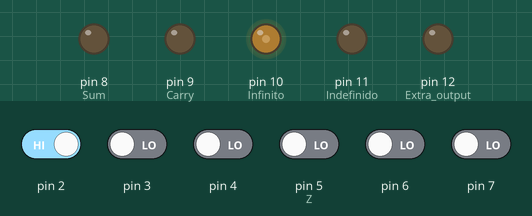
A sketch run on a simulated Arduino Uno, built with avr-gcc and run on an emulated ATmega328P. Parts: output pins drawn as LEDs (lit = HIGH). The inputs (shaded band) are chosen by the test bench; at power-on: pin 2 HIGH, pin 3, pin 4, pin 5 (Z), pin 6, pin 7 LOW.

Above: at 1.2 s.
1.3 s: pin 6 driven HIGH
At 2.1 s:
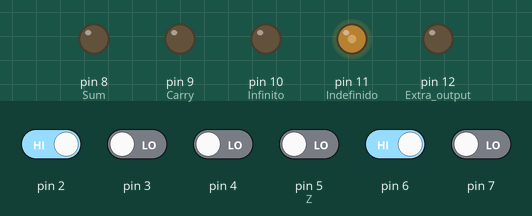
2.8 s: pin 2 driven LOW
At 3.7 s:
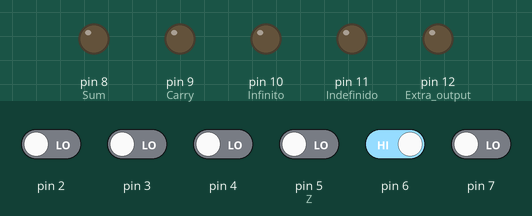
4.3 s: pin 4 driven HIGH
At 4.9 s:
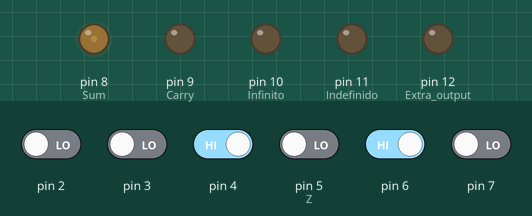
5.8 s: pin 7 driven HIGH
At 6.8 s:
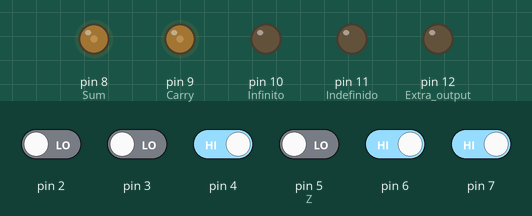
7.3 s: pin 3 driven HIGH
At 8.4 s:
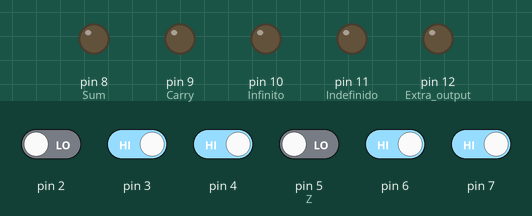
8.8 s: pin 3 driven LOW
At 9.5 s:
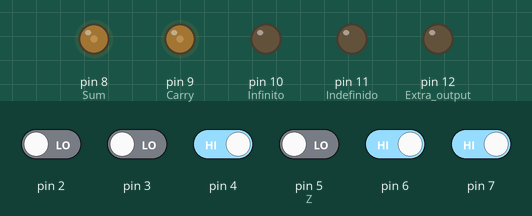
Timing chart, 0 to 11.3 s (numbered marks = the images above; inputs shaded):
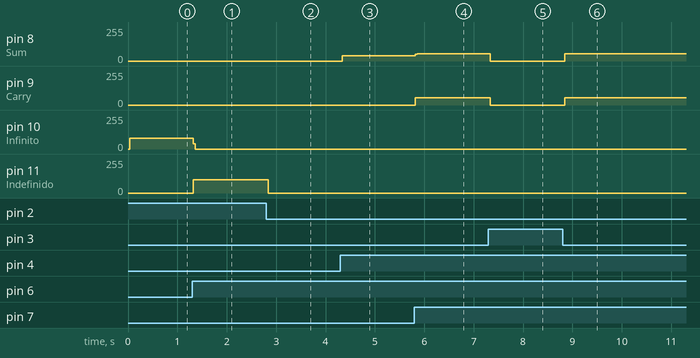

Measured:
- after the input at 1.3 s, pin 10 (Infinito): 80/255 → 0/255 at once; pin 11 (Indefinido): 0/255 → 98/255 at once
- after the input at 2.8 s, pin 11 (Indefinido): 98/255 → 0/255 at once
- after the input at 4.3 s, pin 8 (Sum): 0/255 → 41/255 at once
- after the input at 5.8 s, pin 8 (Sum): 41/255 → 56/255 at once; pin 9 (Carry): 0/255 → 56/255 at once
- after the input at 7.3 s, pin 8 (Sum), pin 9 (Carry): 56/255 → 0/255 at once
- after the input at 8.8 s, pin 8 (Sum), pin 9 (Carry): 0/255 → 56/255 at once

The sketch:

Alu_8_Operacione.ino
```cpp
int W = 0;
int X = 0;
int Y = 0;
int Z = 0;  // Nueva variable para el cuarto botón
int A = 0;
int B = 0;

void setup() {
  pinMode(2, INPUT);    // W
  pinMode(3, INPUT);    // X
  pinMode(4, INPUT);    // Y
  pinMode(5, INPUT);    // Z (nuevo pin)
  pinMode(6, INPUT);    // A
  pinMode(7, INPUT);    // B
  pinMode(8, OUTPUT);   // Sum/Result
  pinMode(9, OUTPUT);   // Carry/Additional
  pinMode(10, OUTPUT);  // Infinito
  pinMode(11, OUTPUT);  // Indefinido
  pinMode(12, OUTPUT);  // Extra output
}

void loop() {
  // Reinicio de pines de salida antes de evaluar condiciones
  digitalWrite(8, LOW);
  digitalWrite(9, LOW);
  digitalWrite(10, LOW);
  digitalWrite(11, LOW);
  digitalWrite(12, LOW);

  // Lectura de entradas (ahora con Z)
  W = digitalRead(2);
  X = digitalRead(3);
  Y = digitalRead(4);
  Z = digitalRead(5);  // Lectura del nuevo botón Z
  A = digitalRead(6);
  B = digitalRead(7);

  // Operaciones lógicas y aritméticas
  // Suma (W=0, X=0, Y=1, Z=0)
  if (!W && !X && Y && !Z) {
    if (A && B) {
      digitalWrite(8, HIGH);
      digitalWrite(9, HIGH);
    } else if (A ^ B) {
      digitalWrite(8, HIGH);
    }
  }

  // Resta (W=0, X=1, Y=1, Z=0)
  if (!W && X && Y && !Z) {
    if (A && !B) {
      // 1 - 0 = 1
      digitalWrite(8, HIGH);
    }
    if (!A && B) {
      // 0 - 1 = underflow → 11 en binario
      digitalWrite(8, HIGH);
      digitalWrite(9, HIGH);
    }
  }

  // Multiplicación (W=0, X=1, Y=0, Z=0)
  if (!W && X && !Y && !Z) {
    if (A && B) {
      digitalWrite(8, HIGH);
    }
  }

  // División (W=1, X=0, Y=0, Z=0)
  if (W && !X && !Y && !Z) {
    if (!A && !B) {
      digitalWrite(10, HIGH);  // Indefinido (0/0)
    } else if (A && !B) {
      digitalWrite(11, HIGH);  // Infinito (1/0)
    } else if (!A && B) {
      digitalWrite(12, HIGH);  // 0/1 → 0
    } else if (A && B) {
      digitalWrite(8, HIGH);  // 1/1 → 1
    }
  }

  // AND (W=1, X=0, Y=1, Z=0)
  if (W && !X && Y && !Z) {
    digitalWrite(8, A && B);
  }

  // OR (W=1, X=1, Y=0, Z=0)
  if (W && X && !Y && !Z) {
    digitalWrite(8, A || B);
  }

  // XOR (W=1, X=1, Y=1, Z=0)
  if (W && X && Y && !Z) {
    digitalWrite(8, A ^ B);
  }

  // NAND (W=1, X=0, Y=1, Z=1) - Nueva operación
  if (W && !X && Y && Z) {
    digitalWrite(8, !(A && B));  // NAND es el NOT de AND
  }
}
```
